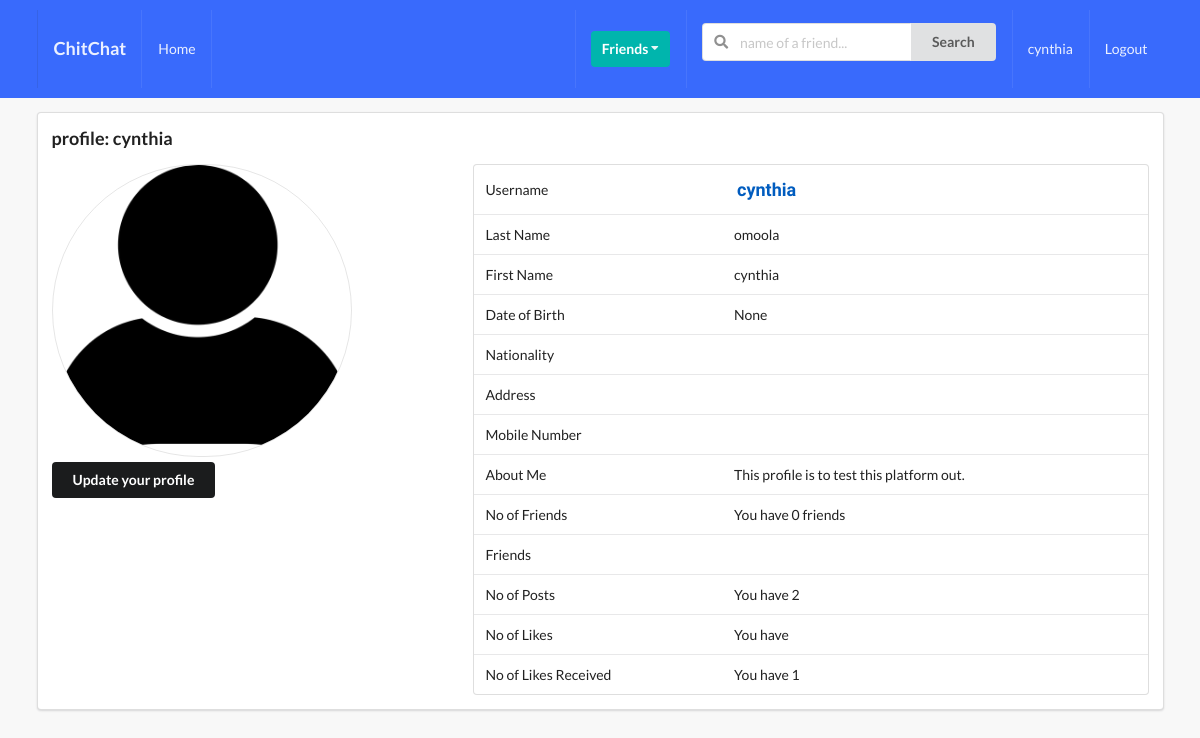
/profiles/myprofile/ (signed in), run on the app's committed database.
### profiles/models.py (models this page shows, shortened)
class Profile(models.Model):
    first_name = models.CharField(max_length=200, blank=True)
    last_name = models.CharField(max_length=200, blank=True)
    user = models.OneToOneField(User, on_delete=models.CASCADE)
    bio = models.TextField(default="no bio...", max_length=300, verbose_name='bio')
    DOB = models.DateField(verbose_name='Date of Birth', blank=True, null=True)
    email = models.EmailField(max_length=200, blank=True, verbose_name='email')
    address = models.CharField(max_length=300, blank=True, verbose_name='address')
    phone_number = models.CharField(max_length=15, blank=True, verbose_name='phone number')
    country = models.CharField(max_length=200, blank=True)
    avatar = models.ImageField(default='avatar.png', upload_to='avatars/')
    friends = models.ManyToManyField(User, blank=True, related_name='friends')
    slug = models.SlugField(unique=True, blank=True)
    updated = models.DateTimeField(auto_now=True)
    created = models.DateTimeField(auto_now_add=True)
    def get_friends(self):
        return self.friends.all()
    def get_friends_number(self):
        return self.friends.all().count()
    def get_posts_no(self):
        return self.posts.all().count()
    def get_likes_received(self):
        posts = self.posts.all()
        total_liked = 0
        for item in posts:
            total_liked += item.liked.all().count()
        return total_liked

### posts/models.py (models this page shows, shortened)
class Post(models.Model):
    content = models.TextField()
    image = models.ImageField(upload_to='posts', validators=[FileExtensionValidator(['png', 'jpg', 'jpeg'])], blank=True)
    liked = models.ManyToManyField(Profile, blank=True, related_name='likes')
    updated = models.DateTimeField(auto_now=True)
    created = models.DateTimeField(auto_now_add=True)
    author = models.ForeignKey(Profile, on_delete=models.CASCADE, related_name='posts')
    class Meta:
        ordering = ('-created',)

### profiles/views.py (the view)
# urls.py: path('myprofile/', my_profile_view, name='my_profile_view'),
def my_profile_view(request):
    profile = Profile.objects.get(user=request.user)
    form = ProfileModelForm(request.POST or None, request.FILES or None, instance=profile)
    confirm = False
    if request.method == 'POST':
        if form.is_valid():
            form.save()
            confirm = True
    context = {
        'profile': profile,
        'form': form,
        'confirm': confirm,
    }
    return render(request, 'profile/myprofile.html', context)

### profiles/forms.py
class ProfileModelForm(forms.ModelForm):
    class Meta:
        model = Profile
        fields = ('first_name', 'last_name', 'bio', 'address', 'phone_number', 'DOB', 'avatar')

### templates/profile/myprofile.html (shortened to what this page needs)
{% extends 'base.html'%} {% block title %} My Profile {% endblock title%} {% block content%}
<div class="ui segment">
    <h3>profile: {{request.user}}</h3>
    <div class="ui grid">
        <div class="row">
            <div class="six wide column">
                <img class="ui medium bordered circular image " src="{{profile.avatar.url}}" />
                <div id="mt-5" style="margin-top: 10px">
                    <button class="ui secondary button" id="modal-btn">Update your profile</button>
                </div>
            </div>
            <div class="ten wide column">
                <table class="ui table">
                    <tbody>
                        <tr>
                            <td>Username</td>
                            <td class="profile-detail" style="">{{profile.user}}</td>
                        </tr>
                        <tr>
                            <td>Last Name</td>
                            <td>{{profile.last_name}}</td>
                        </tr>
                        <tr>
                            <td>First Name</td>
                            <td>{{profile.first_name}}</td>
                        </tr>
                        <tr>
                            <td>Date of Birth</td>
                            <td>{{profile.DOB}}</td>
                        </tr>
                        <tr>
                            <td>Nationality</td>
                            <td>{{profile.country}}</td>
                        </tr>
                        <tr>
                            <td>Address</td>
                            <td>{{profile.address}}</td>
                        </tr>
                        <tr>
                            <td>Mobile Number</td>
                            <td>{{profile.phone_number}}</td>
                        </tr>
                        <tr>
                            <td>About Me</td>
                            <td>{{profile.bio}}</td>
                        </tr>
                        <tr>
                            <td>No of Friends</td>
                            <td>You have {{profile.get_friends_number}} friends</td>
                        </tr>
                        <tr>
                            <td>Friends</td>
                            <td>
                            </td>
                        </tr>
                        <tr>
                            <td>No of Posts</td>
                            <td>You have {{profile.get_posts_no}}</td>
                        </tr>
                        <tr>
                            <td>No of Likes</td>
                            <td>You have {{profile.get_likes_give}}</td>
                        </tr>
                        <tr>
                            <td>No of Likes Received</td>
                            <td>You have {{profile.get_likes_received}}</td>
                        </tr>
                    </tbody>
                </table>
            </div>
        </div>
    </div>
</div>
{% endblock content%}

### templates/profile/navbar.html (shortened to what this page needs)
<div class="ui inverted menu nav mb-7">
  <div class="ui container">
    <a href="" class="item">
        <h3>ChitChat</h3>
    </a>
    {% if request.user.is_authenticated %}
    <a href="" class="item">
        Home
    </a>
    {% endif %}
    <div class="right menu">
        {% if request.user.is_authenticated %}
        <div class="item">
            <div class="ui floating dropdown icon button teal"> Friends
                <i class="dropdown icon"></i>
             </div>
        </div>
             <div class="item">
              <form action="" method="GET">
                <div class="ui action left icon input">
                <input class="prompt" type="text" name='q' placeholder="name of a friend...">
                <button type='submit' class="ui button">Search</button>
                </div>
            </form>
            </div>
            <a href="" class="item">
                 {{ request.user }}
            </a>
            <a href="" class="ui item">
                Logout
            </a>
        {% else %}
        <a href="" class="ui item">
                Login
            </a>
        {% endif %}
    </div>
  </div>
</div>

### static_project/style.css (style rules this page uses)
body { background-color: #f8f8f8 !important; }
.nav { border-radius:0px !important; padding: 10px 0 ; background-color: #396afc !important; }
#mt-5 { margin-top: 5px !important; }
.mb-7 { margin-bottom: 7px !important ; }
.profile-detail { font-family: "Raleway", sans-serif; font-size: 18px !important; font-weight: bold !important; color: #005cbf; }

### data on the page
Profile: avatar (placeholder picture), user "cynthia", last_name "omoola", first_name "cynthia", DOB "None", bio "This profile is to test this platform out.", get_friends_number "0", get_posts_no "2", get_likes_received "1"

### other printed values
{{ request.user }} "cynthia"
